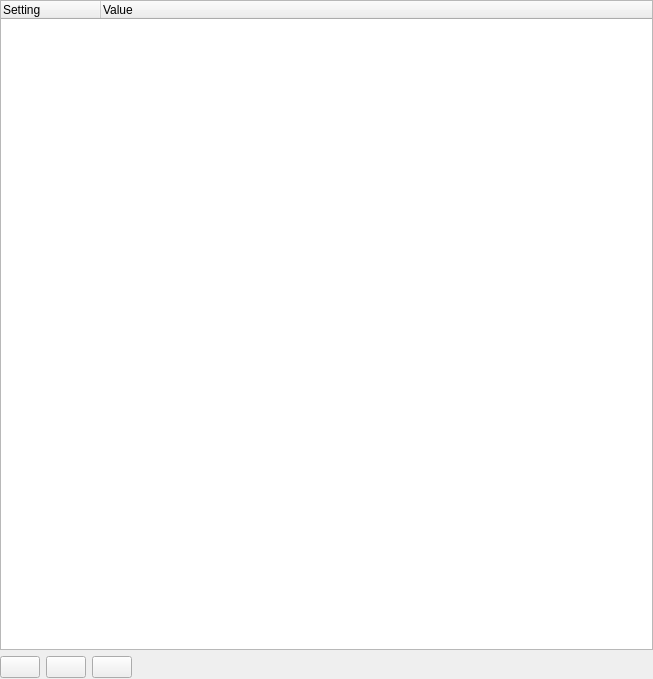
             <widget class="QWidget" name="scrollAreaWidgetContents_7">
              <property name="geometry">
               <rect>
                <x>0</x>
                <y>0</y>
                <width>653</width>
                <height>679</height>
               </rect>
              </property>
              <layout class="QVBoxLayout" name="verticalLayout_23">
               <property name="leftMargin">
                <number>0</number>
               </property>
               <property name="topMargin">
                <number>0</number>
               </property>
               <property name="rightMargin">
                <number>0</number>
               </property>
               <property name="bottomMargin">
                <number>0</number>
               </property>
               <item>
                <widget class="QTreeWidget" name="mJoinTreeWidget">
                 <property name="alternatingRowColors">
                  <bool>true</bool>
                 </property>
                 <property name="selectionMode">
                  <enum>QAbstractItemView::NoSelection</enum>
                 </property>
                 <property name="columnCount">
                  <number>2</number>
                 </property>
                 <column>
                  <property name="text">
                   <string>Setting</string>
                  </property>
                 </column>
                 <column>
                  <property name="text">
                   <string>Value</string>
                  </property>
                 </column>
                </widget>
               </item>
               <item>
                <layout class="QHBoxLayout" name="horizontalLayout">
                 <item>
                  <widget class="QPushButton" name="mButtonAddJoin">
                   <property name="toolTip">
                    <string>Add new join</string>
                   </property>
                   <property name="text">
                    <string/>
                   </property>
                   <property name="icon">
                    <iconset resource="../../images/images.qrc">
                     <normaloff>:/images/themes/default/symbologyAdd.svg</normaloff>:/images/themes/default/symbologyAdd.svg</iconset>
                   </property>
                  </widget>
                 </item>
                 <item>
                  <widget class="QPushButton" name="mButtonRemoveJoin">
                   <property name="toolTip">
                    <string>Remove selected join</string>
                   </property>
                   <property name="text">
                    <string/>
                   </property>
                   <property name="icon">
                    <iconset resource="../../images/images.qrc">
                     <normaloff>:/images/themes/default/symbologyRemove.svg</normaloff>:/images/themes/default/symbologyRemove.svg</iconset>
                   </property>
                  </widget>
                 </item>
                 <item>
                  <widget class="QPushButton" name="mButtonEditJoin">
                   <property name="toolTip">
                    <string>Edit selected join</string>
                   </property>
                   <property name="text">
                    <string/>
                   </property>
                   <property name="icon">
                    <iconset resource="../../images/images.qrc">
                     <normaloff>:/images/themes/default/mActionToggleEditing.svg</normaloff>:/images/themes/default/mActionToggleEditing.svg</iconset>
                   </property>
                  </widget>
                 </item>
                 <item>
                  <spacer name="horizontalSpacer">
                   <property name="orientation">
                    <enum>Qt::Horizontal</enum>
                   </property>
                   <property name="sizeHint" stdset="0">
                    <size>
                     <width>0</width>
                     <height>23</height>
                    </size>
                   </property>
                  </spacer>
                 </item>
                </layout>
               </item>
              </layout>
             </widget>
